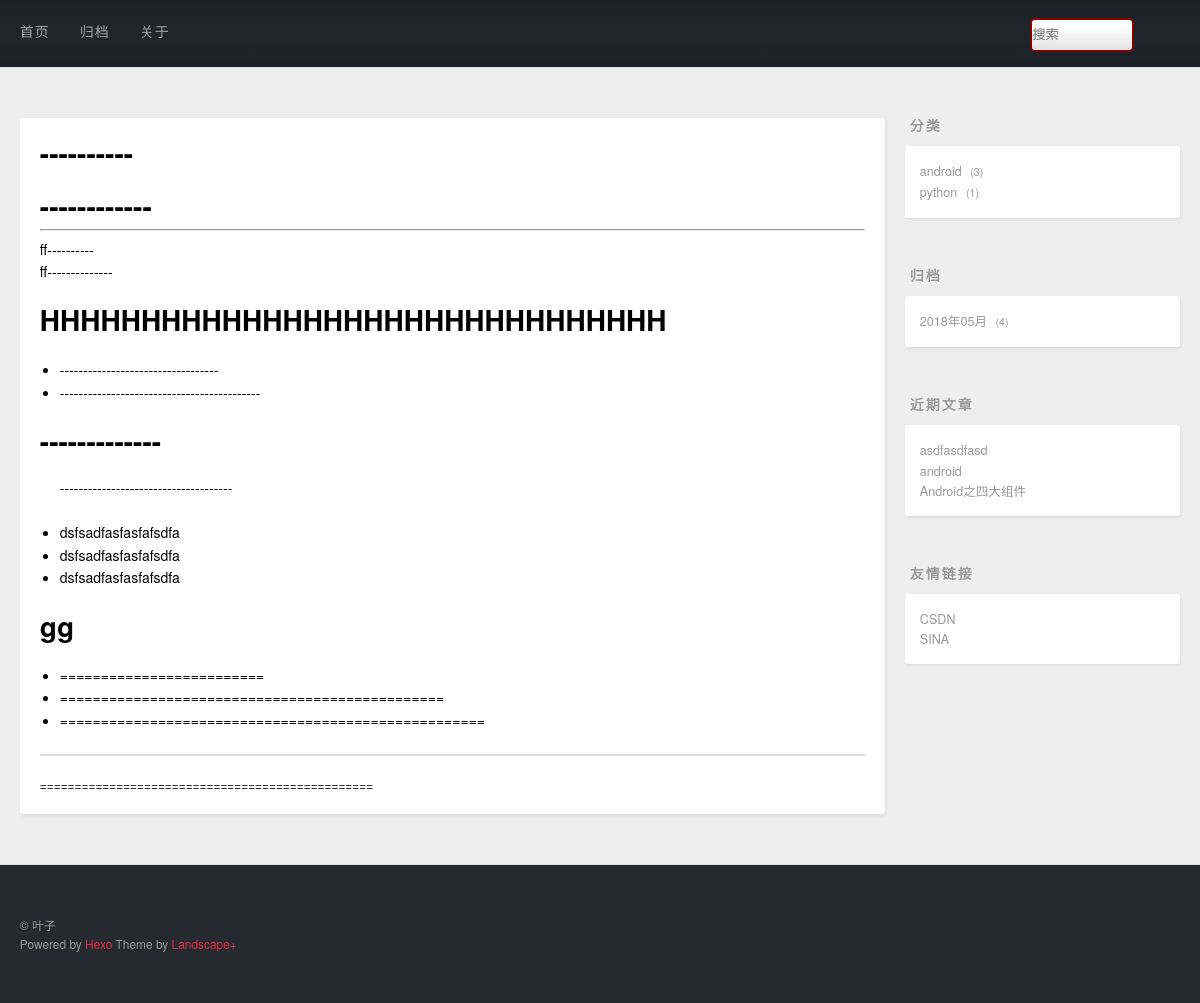
Screenshot of /aboutme/ with the database file from the repository.
### post/models.py (models this page shows, shortened)
class Post(models.Model):
    title = models.CharField(max_length=100,unique=True,verbose_name='标题')
    desc = models.TextField(verbose_name='描述')
    content = models.TextField(verbose_name='内容')
    created = models.DateField(auto_now_add=True,verbose_name='创建时间')
    modified = models.DateTimeField(auto_now=True,verbose_name='修改时间')
    category = models.ForeignKey(Category,verbose_name='目录')
    tags = models.ManyToManyField(Tags,verbose_name='标签')
    class Meta:
        db_table = 't_post'
        verbose_name_plural='帖子'

### post/views.py (the view)
# urls.py: url(r'^aboutme/$',views.aboutme_view),
def aboutme_view(request):
    return render(request, 'aboutme.html')

### post/contextprocessors.py (called while the page is built)
def getrightinfo(request):
    from django.db.models import Count
    cate_posts = Post.objects.values('category__cname', 'category').annotate(count=Count('*')).order_by('-count')
    from django.db import connection
    cursor = connection.cursor()
    archive_posts = cursor.execute("select created,count(*) as count from t_post group by strftime('%Y-%m',created) order by count desc")
    recent_posts = Post.objects.order_by('-id')[:3]
    return {
        'cate_posts': cate_posts,
        'recent_posts': recent_posts,
        'archive_posts':archive_posts
    }

### post/templates/aboutme.html
{% extends 'base.html' %}
{% block main %}
    <article class="article article-type-page">
        <div class="article-inner">
            <header class="article-header">
                <p class="article-title">
                    ----------
                </p>
                <br>
                <h1 class="article-title">
                    ------------
                </h1>
                <hr>
                <p class="article-tag-list-item">ff----------</p>
                <br>
                <p class="article-tag-list-item">ff--------------</p>
                <br>
                <br>
            </header>
            <div class="article-entry">
                <article class="article-title">HHHHHHHHHHHHHHHHHHHHHHHHHHHHHHH</article>
                <ul>
                    <li>----------------------------------</li>
                    <li>-------------------------------------------</li>
                </ul>
            </div>
            <div class="article-entry">
                <article class="article-title">-------------</article>
                <article class="article-header">
                    -------------------------------------
                </article>
                <ul>
                    <li>dsfsadfasfasfafsdfa</li>
                    <li>dsfsadfasfasfafsdfa</li>
                    <li>dsfsadfasfasfafsdfa</li>
                </ul>
            </div>
            <div class="article-entry">
                <article class="article-title">gg</article>
                <ul>
                    <li>=========================</li>
                    <li>===============================================</li>
                    <li>====================================================</li>
                </ul>
            </div>
            <div class="article-footer">
                ================================================
            </div>
        </div>
    </article>
{% endblock main %}

### templates/right.html
<aside id="sidebar">
    <div class="widget-wrap">
        <h3 class="widget-title">分类</h3>
        <div class="widget">
            <ul class="category-list">
                {% for cate_post in cate_posts %}
                    <li class="category-list-item">
                        <a class="category-list-link"
                           href="/category/{{ cate_post.category }}">{{ cate_post.category__cname }}</a>
                        <span class="category-list-count">{{ cate_post.count }}</span>
                    </li>
                {% endfor %}
            </ul>
        </div>
    </div>
    <div class="widget-wrap">
        <h3 class="widget-title">归档</h3>
        <div class="widget">
            <ul class="archive-list">
                {% for archive_post in archive_posts %}
                    <li class="archive-list-item">
                        <a class="archive-list-link" href="/archive/{{ archive_post.0|date:'Y' }}/{{ archive_post.0|date:'m' }}"> {{ archive_post.0|date:'Y年m月' }} </a>
                        <span class="archive-list-count">{{ archive_post.1 }}</span>
                    </li>
                {% endfor %}
            </ul>
        </div>
    </div>
    <div class="widget-wrap">
        <h3 class="widget-title">近期文章</h3>
        <div class="widget">
            <ul>
                {% for recent_post in recent_posts %}
                    <li>
                        <a href="/post/{{ recent_post.id }}" target="_blank">{{ recent_post.title }}</a>
                    </li>
                {% endfor %}
            </ul>
        </div>
    </div>
    <div class="widget-wrap">
        <h3 class="widget-title">友情链接</h3>
        <div class="widget">
            <ul>
                <li>
                    <a href="https://blog.csdn.net/" target="_blank">CSDN</a>
                </li>
                <li>
                    <a href="http://blog.sina.com.cn/" target="_blank">SINA</a>
                </li>
            </ul>
        </div>
    </div>
</aside>

### static/css/style.css (style rules this page uses)
body { zoom: 1; width: 100%; }
body:before, body:after { content: ""; display: table; }
body:after { clear: both; }
html, body, div, span, applet, object, iframe, h1, h2, h3, h4, h5, h6, p, blockquote, pre, a, abbr, acronym, address, big, cite, code, del, dfn, em, img, ins, kbd, q, s, samp, small, strike, strong, sub, sup, tt, var, dl, dt, dd, ol, ul, li, fieldset, form, label, legend, table, caption, tbody, tfoot, thead, tr, th, td { margin: 0; padding: 0; border: 0; outline: 0; font-weight: inherit; font-style: inherit; font-family: inherit; font-size: 100%; vertical-align: baseline; }
body { line-height: 1; color: #000; background: #fff; }
ol, ul { list-style: none; }
html, body, #container { height: 100%; }
body { background: #eee; font: 14px/1.6em "寰蒋闆呴粦", "Microsoft Yahei", "Droid Sans", Helvetica Neue, Helvetica, Arial, sans-serif; -webkit-text-size-adjust: 100%; }
.article-date, .article-category-link, .archive-year, .widget-title { text-decoration: none; text-transform: uppercase; letter-spacing: 2px; color: #999; margin-bottom: 1em; margin-left: 5px; line-height: 1em; text-shadow: 0 1px #fff; font-weight: bold; }
.article-inner, .archive-article-inner { background: #fff; -webkit-box-shadow: 1px 2px 3px #ddd; box-shadow: 1px 2px 3px #ddd; -webkit-border-radius: 3px; border-radius: 3px; }
.article-entry ul, .widget ul, .article-entry ol, .widget ol, .article-entry dl, .widget dl { margin: 0 20px; line-height: 1.6em; }
.article-entry ul, .widget ul { list-style: disc; }
.article { margin: 50px 0; }
.article-inner { overflow: hidden; }
.article-header { padding: 20px 20px 0; }
.article-title { text-decoration: none; font-size: 2em; font-weight: bold; color: #000; line-height: 1.1em; -webkit-transition: color 0.2s; -moz-transition: color 0.2s; -o-transition: color 0.2s; -ms-transition: color 0.2s; transition: color 0.2s; }
.article-entry { zoom: 1; color: #000; padding: 0 20px; }
.article-entry:before, .article-entry:after { content: ""; display: table; }
.article-entry:after { clear: both; }
.article-entry ul, .article-entry ol, .article-entry dl { margin-top: 1.6em; margin-bottom: 1.6em; }
.article-footer { zoom: 1; font-size: 0.85em; line-height: 1.6em; border-top: 2px solid #ddd; padding-top: 1.6em; margin: 0 20px 20px; }
.article-footer:before, .article-footer:after { content: ""; display: table; }
.article-footer:after { clear: both; }
.article-tag-list-item { float: left; margin-right: 10px; }
@media screen and (min-width: 768px) { #sidebar { display: inline; float: left; width: 23.3333333333333%; margin: 0 0.8333333333333%; } }
.widget-wrap { margin: 50px 0; }
.widget { color: #777; text-shadow: 0 1px #fff; background: #fff; -webkit-box-shadow: 1px 2px 3px #ddd; box-shadow: 1px 2px 3px #ddd; padding: 15px; -webkit-border-radius: 3px; border-radius: 3px; }
.widget a { color: #999; text-decoration: none; }
.widget { line-height: 1.6em; word-wrap: break-word; font-size: 0.9em; }
.widget ul, .widget ol { list-style: none; margin: 0; }
.category-list-count, .tag-list-count, .archive-list-count { padding-left: 5px; color: #999; font-size: 0.85em; }
.category-list-count:before, .tag-list-count:before, .archive-list-count:before { content: "("; }
.category-list-count:after, .tag-list-count:after, .archive-list-count:after { content: ")"; }

### rows the page displays
Post: title "asdfasdfasd"
Post: title "android"
Post: title "Android之四大组件"

### other values shown
{{ cate_post.category__cname }} "android" "python"
{{ cate_post.count }} "3" "1"
{{ archive_post.0|date:'Y年m月' }} "2018年05月"
{{ archive_post.1 }} "4"
